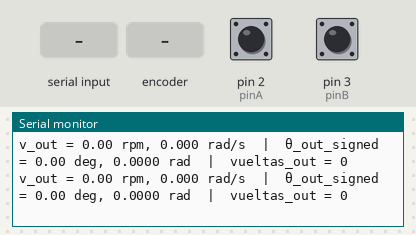
The sketch below on a simulated Arduino Uno, built with avr-gcc and run on an emulated ATmega328P. Parts: the last lines printed to the serial monitor. The test bench sets the inputs (shaded band); at power-on: pin 2 (pinA) HIGH, pin 3 (pinB) HIGH.

Above: at 1.2 s.
1.3 s: "z" received over Serial
At 1.31 s:
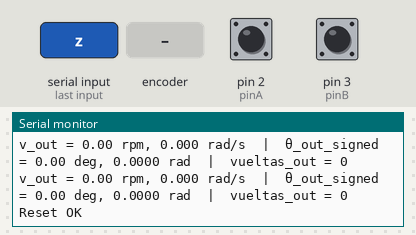
2.8 s: rotary encoder on pin 2 (pinA) / pin 3 (pinB) turned 1 step (first pin leading)
At 3.16 s:
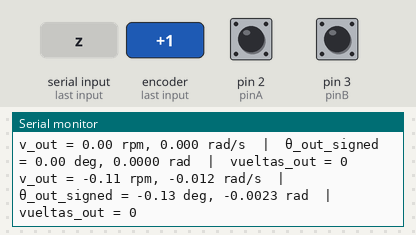
4.5 s: rotary encoder on pin 2 (pinA) / pin 3 (pinB) turned 1 step (first pin leading)
At 4.76 s:
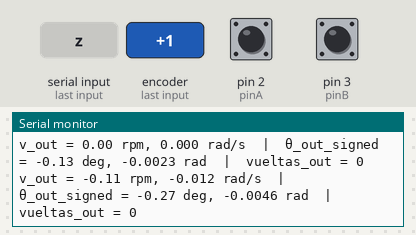
Timing chart, 0 to 7.5 s (numbered marks = the images above; inputs shaded):
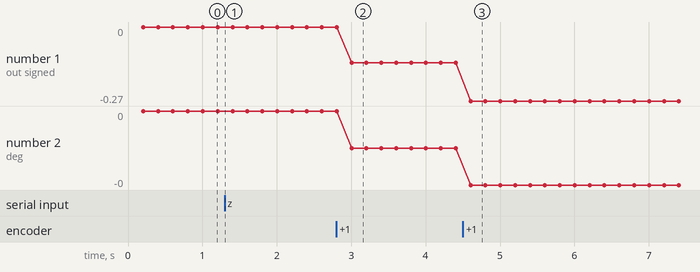

Measured:
- after the input at 1.3 s, the serial monitor: prints a new line at once (image 1)
- after the input at 2.8 s, the serial monitor: prints a new line after 0.20 s (image 2)
- after the input at 4.5 s, the serial monitor: prints a new line after 0.11 s (image 3)
- plotted number 1: 0 → -0.13 after the input at 2.8 s, -0.13 → -0.27 after the input at 4.5 s
- plotted number 2: 0 → -0 after the input at 2.8 s, -0 → -0 after the input at 4.5 s

The sketch:

PruebaEncoderFaulhaber.ino
```cpp
// === Eje de SALIDA (R = 5.42:1) ===
// Velocidad (RPM, rad/s) + Ángulo sobrante firmado (-360..360°, -2π..2π) según descomposición por truncado
// Aviso por vueltas completas. Sin textos de CW/CCW/DETENIDO.

#include <ctype.h>   // tolower
#include <stdlib.h>  // labs
#include <math.h>    // fabs

#define USE_PULLUPS 1    // 1=INPUT_PULLUP (open-collector) | 0=INPUT (push-pull TTL)
#define INVERTIR   0     // 0 normal | 1 invierte sentido
#define PPR        500   // PPR del encoder (por canal) -> 1×
#define R          5.42  // Reducción (motor:salida)

const uint8_t pinA = 2;  // INT0
const uint8_t pinB = 3;  // INT1

const unsigned long VENTANA_MS = 200;
const int MIN_PULSOS = 1;

volatile long pos_counts_m = 0;              // posición (motor) con signo, 1×
volatile unsigned long pulse_counter_m = 0;  // pulsos A↑ (magnitud, 1×)

void isrA_rising() {
  int b = digitalRead(pinB);
  int s = (b ? +1 : -1);
  if (INVERTIR) s = -s;
  pos_counts_m += s;
  pulse_counter_m++;
}

void setup() {
  if (USE_PULLUPS) { pinMode(pinA, INPUT_PULLUP); pinMode(pinB, INPUT_PULLUP); }
  else             { pinMode(pinA, INPUT);        pinMode(pinB, INPUT); }

  attachInterrupt(digitalPinToInterrupt(pinA), isrA_rising, RISING);

  Serial.begin(115200);
  Serial.println(F("Salida: velocidad + angulo sobrante firmado + aviso de vueltas [1× en A, R=5.42]"));
  Serial.println(F("Comando 'z' -> resetear contadores"));
}

void loop() {
  // Reset por comando
  if (Serial.available() && tolower(Serial.read()) == 'z') {
    noInterrupts();
    pos_counts_m = 0;
    pulse_counter_m = 0;
    interrupts();
    Serial.println(F("Reset OK"));
  }

  static unsigned long t0 = millis();
  static long pos_prev_m = 0;
  static unsigned long pulses_prev_m = 0;
  static long vueltas_prev_out = 0;

  unsigned long t = millis();
  if (t - t0 >= VENTANA_MS) {
    unsigned long dt_ms = t - t0;
    t0 = t;

    // Lecturas atómicas
    long pos_c_m;
    unsigned long p_m;
    noInterrupts();
    pos_c_m = pos_counts_m;
    p_m     = pulse_counter_m;
    interrupts();

    // Incrementos en ventana
    long dpos_m = pos_c_m - pos_prev_m;
    pos_prev_m  = pos_c_m;
    int sgn     = (dpos_m > 0) - (dpos_m < 0);

    unsigned long dp_m = p_m - pulses_prev_m;
    pulses_prev_m      = p_m;

    // Velocidades motor
    double dt = dt_ms / 1000.0;
    double rpm_motor_mag = (dp_m > 0) ? ((double)dp_m / (double)PPR) * (60.0 / dt) : 0.0;
    double rpm_motor     = sgn * rpm_motor_mag;
    double w_motor       = rpm_motor * (TWO_PI / 60.0);

    // ===== SALIDA =====
    // Velocidad (signada)
    double rpm_out = rpm_motor / R;
    double w_out   = w_motor   / R;

    // Vueltas reales en salida
    double vueltas_out_real = ((double)pos_c_m / (double)PPR) / (double)R;

    // Descomposición simétrica: vueltas enteras (trunc hacia 0) + sobrante firmado
    long   vueltas_out = (long)vueltas_out_real;                   //  2.14 -> 2 | -2.14 -> -2
    double rem_signed  = vueltas_out_real - (double)vueltas_out;   // (-1,1) con mismo signo

    // Correcciones por borde numérico
    if (rem_signed >= 1.0) { rem_signed -= 1.0; vueltas_out += 1; }
    if (rem_signed <= -1.0){ rem_signed += 1.0; vueltas_out -= 1; }
    if (fabs(rem_signed) < 1e-12) rem_signed = 0.0;  // evitar -0.0

    // Ángulo sobrante firmado
    double ang_rad_signed = rem_signed * TWO_PI;   // (-2π..2π)
    double ang_deg_signed = rem_signed * 360.0;    // (-360..360)

    // Aviso de vueltas completas
    long dvueltas_out = vueltas_out - vueltas_prev_out;
    if (dvueltas_out != 0) {
      long k = labs(dvueltas_out);
      if (k == 1) Serial.print(F("1 vuelta "));
      else        { Serial.print(k); Serial.print(F(" vueltas ")); }
      Serial.print(dvueltas_out > 0 ? F("(+) ") : F("(-) "));
      double theta_total_deg = (double)vueltas_out * 360.0;
      double theta_total_rad = (double)vueltas_out * TWO_PI;
      Serial.print(F("| θ_total(salida) = "));
      Serial.print(theta_total_deg, 2); Serial.print(F(" deg, "));
      Serial.print(theta_total_rad, 4); Serial.print(F(" rad"));
      Serial.print(F("  | vueltas_totales(salida) = "));
      Serial.println(vueltas_out);
      vueltas_prev_out = vueltas_out;
    }

    // Línea de estado
    Serial.print(F("v_out = "));
    Serial.print(rpm_out, 2);  Serial.print(F(" rpm, "));
    Serial.print(w_out, 3);    Serial.print(F(" rad/s  |  "));
    Serial.print(F("θ_out_signed = "));
    Serial.print(ang_deg_signed, 2); Serial.print(F(" deg, "));
    Serial.print(ang_rad_signed, 4); Serial.print(F(" rad  |  "));
    Serial.print(F("vueltas_out = "));
    Serial.println(vueltas_out);
  }
}
```
